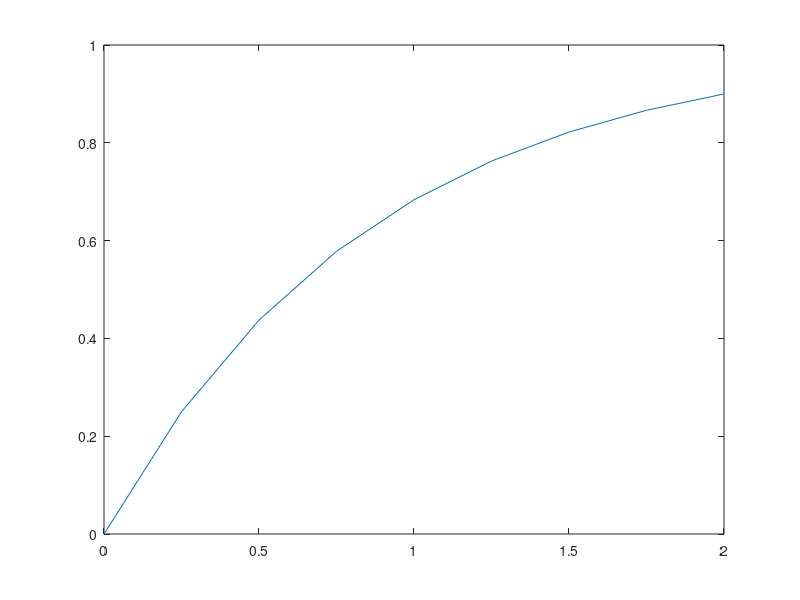

MATLAB code for this plot:
a = 1;
r = 1;
y0 = 0;
tf = 2;
h = 0.25;
N = tf/h;
t(1) = 0;
y(1) = y0;
for i = 1:N
    t(i+1) = t(i) + h;
    y(i+1) = y(i) + h*(r - a*y(i));
end;
plot(t,y)
